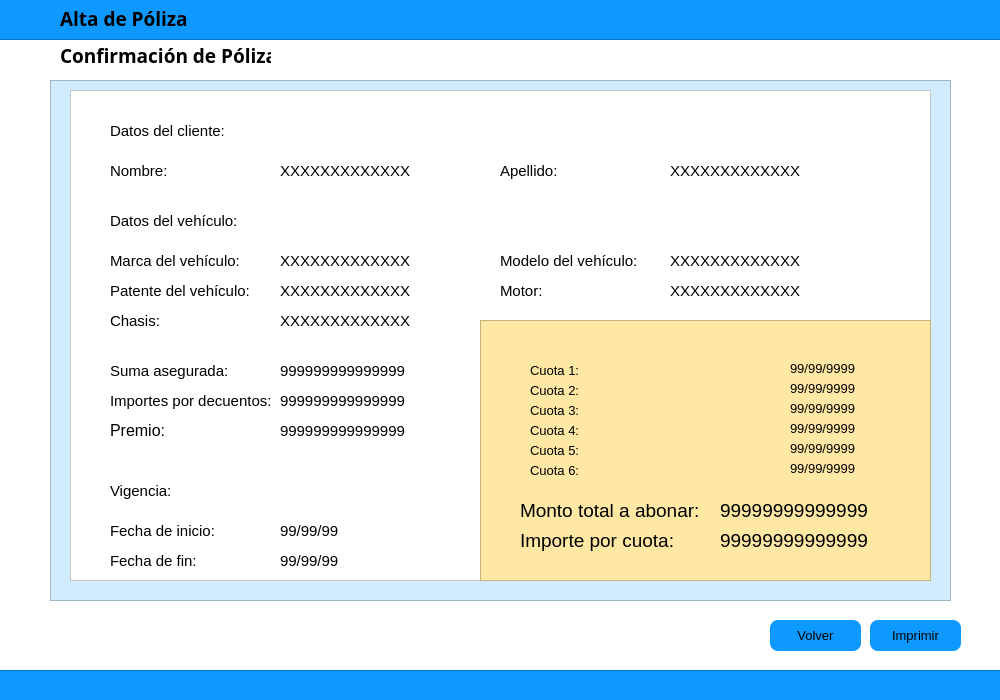
<?xml version="1.0" encoding="UTF-8"?>
<ui version="4.0">
 <class>Dialog</class>
 <widget class="QDialog" name="Dialog">
  <property name="geometry">
   <rect>
    <x>0</x>
    <y>0</y>
    <width>1000</width>
    <height>700</height>
   </rect>
  </property>
  <property name="minimumSize">
   <size>
    <width>1000</width>
    <height>700</height>
   </size>
  </property>
  <property name="maximumSize">
   <size>
    <width>1000</width>
    <height>700</height>
   </size>
  </property>
  <property name="windowTitle">
   <string>Dialog</string>
  </property>
  <property name="styleSheet">
   <string notr="true">background-color: rgb(255, 255, 255);</string>
  </property>
  <widget class="QPushButton" name="btnVolver">
   <property name="geometry">
    <rect>
     <x>770</x>
     <y>620</y>
     <width>91</width>
     <height>31</height>
    </rect>
   </property>
   <property name="font">
    <font>
     <pointsize>10</pointsize>
     <weight>50</weight>
     <bold>false</bold>
    </font>
   </property>
   <property name="cursor">
    <cursorShape>PointingHandCursor</cursorShape>
   </property>
   <property name="styleSheet">
    <string notr="true">background-color: rgb(13, 153, 255);
border-radius: 8px;
</string>
   </property>
   <property name="text">
    <string>Volver</string>
   </property>
  </widget>
  <widget class="QPushButton" name="btnImprimir">
   <property name="geometry">
    <rect>
     <x>870</x>
     <y>620</y>
     <width>91</width>
     <height>31</height>
    </rect>
   </property>
   <property name="font">
    <font>
     <pointsize>10</pointsize>
     <weight>50</weight>
     <bold>false</bold>
    </font>
   </property>
   <property name="cursor">
    <cursorShape>PointingHandCursor</cursorShape>
   </property>
   <property name="styleSheet">
    <string notr="true">background-color: rgb(13, 153, 255);
border-radius: 8px;
</string>
   </property>
   <property name="text">
    <string>Imprimir</string>
   </property>
  </widget>
  <widget class="QFrame" name="frame">
   <property name="geometry">
    <rect>
     <x>50</x>
     <y>80</y>
     <width>901</width>
     <height>521</height>
    </rect>
   </property>
   <property name="styleSheet">
    <string notr="true">background-color: rgb(209, 236, 255);</string>
   </property>
   <property name="frameShape">
    <enum>QFrame::StyledPanel</enum>
   </property>
   <property name="frameShadow">
    <enum>QFrame::Raised</enum>
   </property>
   <widget class="QFrame" name="frame_4">
    <property name="geometry">
     <rect>
      <x>20</x>
      <y>10</y>
      <width>861</width>
      <height>491</height>
     </rect>
    </property>
    <property name="styleSheet">
     <string notr="true">background-color: rgb(255, 255, 255);</string>
    </property>
    <property name="frameShape">
     <enum>QFrame::StyledPanel</enum>
    </property>
    <property name="frameShadow">
     <enum>QFrame::Raised</enum>
    </property>
    <widget class="QLabel" name="label_31">
     <property name="geometry">
      <rect>
       <x>40</x>
       <y>330</y>
       <width>121</width>
       <height>21</height>
      </rect>
     </property>
     <property name="font">
      <font>
       <pointsize>12</pointsize>
      </font>
     </property>
     <property name="text">
      <string>Premio:</string>
     </property>
    </widget>
    <widget class="QFrame" name="frame_2">
     <property name="geometry">
      <rect>
       <x>410</x>
       <y>230</y>
       <width>451</width>
       <height>261</height>
      </rect>
     </property>
     <property name="styleSheet">
      <string notr="true">background-color: rgb(255, 232, 163);</string>
     </property>
     <property name="frameShape">
      <enum>QFrame::StyledPanel</enum>
     </property>
     <property name="frameShadow">
      <enum>QFrame::Raised</enum>
     </property>
     <widget class="QLabel" name="label_2">
      <property name="geometry">
       <rect>
        <x>50</x>
        <y>40</y>
        <width>121</width>
        <height>20</height>
       </rect>
      </property>
      <property name="font">
       <font>
        <pointsize>10</pointsize>
       </font>
      </property>
      <property name="text">
       <string>Cuota 1:</string>
      </property>
     </widget>
     <widget class="QLabel" name="label_3">
      <property name="geometry">
       <rect>
        <x>40</x>
        <y>210</y>
        <width>191</width>
        <height>21</height>
       </rect>
      </property>
      <property name="font">
       <font>
        <pointsize>14</pointsize>
       </font>
      </property>
      <property name="text">
       <string>Importe por cuota:</string>
      </property>
     </widget>
     <widget class="QLabel" name="txtCuota1">
      <property name="geometry">
       <rect>
        <x>310</x>
        <y>40</y>
        <width>101</width>
        <height>16</height>
       </rect>
      </property>
      <property name="font">
       <font>
        <pointsize>10</pointsize>
       </font>
      </property>
      <property name="text">
       <string>99/99/9999</string>
      </property>
     </widget>
     <widget class="QLabel" name="txtImporteCuota">
      <property name="geometry">
       <rect>
        <x>240</x>
        <y>210</y>
        <width>191</width>
        <height>21</height>
       </rect>
      </property>
      <property name="font">
       <font>
        <pointsize>14</pointsize>
       </font>
      </property>
      <property name="text">
       <string>99999999999999</string>
      </property>
     </widget>
     <widget class="QLabel" name="txtMontoAbonar">
      <property name="geometry">
       <rect>
        <x>240</x>
        <y>180</y>
        <width>191</width>
        <height>21</height>
       </rect>
      </property>
      <property name="font">
       <font>
        <pointsize>14</pointsize>
       </font>
      </property>
      <property name="text">
       <string>99999999999999</string>
      </property>
     </widget>
     <widget class="QLabel" name="label_6">
      <property name="geometry">
       <rect>
        <x>40</x>
        <y>180</y>
        <width>191</width>
        <height>21</height>
       </rect>
      </property>
      <property name="font">
       <font>
        <pointsize>14</pointsize>
       </font>
      </property>
      <property name="text">
       <string>Monto total a abonar:</string>
      </property>
     </widget>
     <widget class="QLabel" name="txtCuota2">
      <property name="geometry">
       <rect>
        <x>310</x>
        <y>60</y>
        <width>101</width>
        <height>16</height>
       </rect>
      </property>
      <property name="font">
       <font>
        <pointsize>10</pointsize>
       </font>
      </property>
      <property name="text">
       <string>99/99/9999</string>
      </property>
     </widget>
     <widget class="QLabel" name="label_7">
      <property name="geometry">
       <rect>
        <x>50</x>
        <y>60</y>
        <width>121</width>
        <height>20</height>
       </rect>
      </property>
      <property name="font">
       <font>
        <pointsize>10</pointsize>
       </font>
      </property>
      <property name="text">
       <string>Cuota 2:</string>
      </property>
     </widget>
     <widget class="QLabel" name="txtCuota3">
      <property name="geometry">
       <rect>
        <x>310</x>
        <y>80</y>
        <width>101</width>
        <height>16</height>
       </rect>
      </property>
      <property name="font">
       <font>
        <pointsize>10</pointsize>
       </font>
      </property>
      <property name="text">
       <string>99/99/9999</string>
      </property>
     </widget>
     <widget class="QLabel" name="label_27">
      <property name="geometry">
       <rect>
        <x>50</x>
        <y>80</y>
        <width>121</width>
        <height>20</height>
       </rect>
      </property>
      <property name="font">
       <font>
        <pointsize>10</pointsize>
       </font>
      </property>
      <property name="text">
       <string>Cuota 3:</string>
      </property>
     </widget>
     <widget class="QLabel" name="txtCuota4">
      <property name="geometry">
       <rect>
        <x>310</x>
        <y>100</y>
        <width>101</width>
        <height>16</height>
       </rect>
      </property>
      <property name="font">
       <font>
        <pointsize>10</pointsize>
       </font>
      </property>
      <property name="text">
       <string>99/99/9999</string>
      </property>
     </widget>
     <widget class="QLabel" name="label_35">
      <property name="geometry">
       <rect>
        <x>50</x>
        <y>100</y>
        <width>121</width>
        <height>20</height>
       </rect>
      </property>
      <property name="font">
       <font>
        <pointsize>10</pointsize>
       </font>
      </property>
      <property name="text">
       <string>Cuota 4:</string>
      </property>
     </widget>
     <widget class="QLabel" name="txtCuota5">
      <property name="geometry">
       <rect>
        <x>310</x>
        <y>120</y>
        <width>101</width>
        <height>16</height>
       </rect>
      </property>
      <property name="font">
       <font>
        <pointsize>10</pointsize>
       </font>
      </property>
      <property name="text">
       <string>99/99/9999</string>
      </property>
     </widget>
     <widget class="QLabel" name="label_39">
      <property name="geometry">
       <rect>
        <x>50</x>
        <y>120</y>
        <width>121</width>
        <height>20</height>
       </rect>
      </property>
      <property name="font">
       <font>
        <pointsize>10</pointsize>
       </font>
      </property>
      <property name="text">
       <string>Cuota 5:</string>
      </property>
     </widget>
     <widget class="QLabel" name="txtCuota6">
      <property name="geometry">
       <rect>
        <x>310</x>
        <y>140</y>
        <width>101</width>
        <height>16</height>
       </rect>
      </property>
      <property name="font">
       <font>
        <pointsize>10</pointsize>
       </font>
      </property>
      <property name="text">
       <string>99/99/9999</string>
      </property>
     </widget>
     <widget class="QLabel" name="label_46">
      <property name="geometry">
       <rect>
        <x>50</x>
        <y>140</y>
        <width>121</width>
        <height>20</height>
       </rect>
      </property>
      <property name="font">
       <font>
        <pointsize>10</pointsize>
       </font>
      </property>
      <property name="text">
       <string>Cuota 6:</string>
      </property>
     </widget>
    </widget>
    <widget class="QLabel" name="txtNombre">
     <property name="geometry">
      <rect>
       <x>210</x>
       <y>70</y>
       <width>141</width>
       <height>21</height>
      </rect>
     </property>
     <property name="font">
      <font>
       <pointsize>11</pointsize>
      </font>
     </property>
     <property name="text">
      <string>XXXXXXXXXXXXX</string>
     </property>
    </widget>
    <widget class="QLabel" name="label_8">
     <property name="geometry">
      <rect>
       <x>40</x>
       <y>30</y>
       <width>141</width>
       <height>21</height>
      </rect>
     </property>
     <property name="font">
      <font>
       <pointsize>11</pointsize>
      </font>
     </property>
     <property name="text">
      <string>Datos del cliente:</string>
     </property>
    </widget>
    <widget class="QLabel" name="label_9">
     <property name="geometry">
      <rect>
       <x>40</x>
       <y>70</y>
       <width>141</width>
       <height>21</height>
      </rect>
     </property>
     <property name="font">
      <font>
       <pointsize>11</pointsize>
      </font>
     </property>
     <property name="text">
      <string>Nombre:</string>
     </property>
    </widget>
    <widget class="QLabel" name="txtApellido">
     <property name="geometry">
      <rect>
       <x>600</x>
       <y>70</y>
       <width>141</width>
       <height>21</height>
      </rect>
     </property>
     <property name="font">
      <font>
       <pointsize>11</pointsize>
      </font>
     </property>
     <property name="text">
      <string>XXXXXXXXXXXXX</string>
     </property>
    </widget>
    <widget class="QLabel" name="label_10">
     <property name="geometry">
      <rect>
       <x>430</x>
       <y>70</y>
       <width>141</width>
       <height>21</height>
      </rect>
     </property>
     <property name="font">
      <font>
       <pointsize>11</pointsize>
      </font>
     </property>
     <property name="text">
      <string>Apellido:</string>
     </property>
    </widget>
    <widget class="QLabel" name="txtMarcaVehiculo">
     <property name="geometry">
      <rect>
       <x>210</x>
       <y>160</y>
       <width>141</width>
       <height>21</height>
      </rect>
     </property>
     <property name="font">
      <font>
       <pointsize>11</pointsize>
      </font>
     </property>
     <property name="text">
      <string>XXXXXXXXXXXXX</string>
     </property>
    </widget>
    <widget class="QLabel" name="label_11">
     <property name="geometry">
      <rect>
       <x>40</x>
       <y>160</y>
       <width>141</width>
       <height>21</height>
      </rect>
     </property>
     <property name="font">
      <font>
       <pointsize>11</pointsize>
      </font>
     </property>
     <property name="text">
      <string>Marca del vehículo:</string>
     </property>
    </widget>
    <widget class="QLabel" name="label_12">
     <property name="geometry">
      <rect>
       <x>40</x>
       <y>120</y>
       <width>141</width>
       <height>21</height>
      </rect>
     </property>
     <property name="font">
      <font>
       <pointsize>11</pointsize>
      </font>
     </property>
     <property name="text">
      <string>Datos del vehículo:</string>
     </property>
    </widget>
    <widget class="QLabel" name="label_13">
     <property name="geometry">
      <rect>
       <x>40</x>
       <y>190</y>
       <width>141</width>
       <height>21</height>
      </rect>
     </property>
     <property name="font">
      <font>
       <pointsize>11</pointsize>
      </font>
     </property>
     <property name="text">
      <string>Patente del vehículo:</string>
     </property>
    </widget>
    <widget class="QLabel" name="txtPatente">
     <property name="geometry">
      <rect>
       <x>210</x>
       <y>190</y>
       <width>141</width>
       <height>21</height>
      </rect>
     </property>
     <property name="font">
      <font>
       <pointsize>11</pointsize>
      </font>
     </property>
     <property name="text">
      <string>XXXXXXXXXXXXX</string>
     </property>
    </widget>
    <widget class="QLabel" name="label_14">
     <property name="geometry">
      <rect>
       <x>40</x>
       <y>220</y>
       <width>141</width>
       <height>21</height>
      </rect>
     </property>
     <property name="font">
      <font>
       <pointsize>11</pointsize>
      </font>
     </property>
     <property name="text">
      <string>Chasis:</string>
     </property>
    </widget>
    <widget class="QLabel" name="txtChasis">
     <property name="geometry">
      <rect>
       <x>210</x>
       <y>220</y>
       <width>141</width>
       <height>21</height>
      </rect>
     </property>
     <property name="font">
      <font>
       <pointsize>11</pointsize>
      </font>
     </property>
     <property name="text">
      <string>XXXXXXXXXXXXX</string>
     </property>
    </widget>
    <widget class="QLabel" name="label_15">
     <property name="geometry">
      <rect>
       <x>40</x>
       <y>270</y>
       <width>141</width>
       <height>21</height>
      </rect>
     </property>
     <property name="font">
      <font>
       <pointsize>11</pointsize>
      </font>
     </property>
     <property name="text">
      <string>Suma asegurada:</string>
     </property>
    </widget>
    <widget class="QLabel" name="label_16">
     <property name="geometry">
      <rect>
       <x>40</x>
       <y>300</y>
       <width>161</width>
       <height>21</height>
      </rect>
     </property>
     <property name="font">
      <font>
       <pointsize>11</pointsize>
      </font>
     </property>
     <property name="text">
      <string>Importes por decuentos:</string>
     </property>
    </widget>
    <widget class="QLabel" name="txtFechaInicio">
     <property name="geometry">
      <rect>
       <x>210</x>
       <y>430</y>
       <width>141</width>
       <height>21</height>
      </rect>
     </property>
     <property name="font">
      <font>
       <pointsize>11</pointsize>
      </font>
     </property>
     <property name="text">
      <string>99/99/99</string>
     </property>
    </widget>
    <widget class="QLabel" name="label_20">
     <property name="geometry">
      <rect>
       <x>40</x>
       <y>390</y>
       <width>141</width>
       <height>21</height>
      </rect>
     </property>
     <property name="font">
      <font>
       <pointsize>11</pointsize>
      </font>
     </property>
     <property name="text">
      <string>Vigencia:</string>
     </property>
    </widget>
    <widget class="QLabel" name="label_19">
     <property name="geometry">
      <rect>
       <x>40</x>
       <y>430</y>
       <width>141</width>
       <height>21</height>
      </rect>
     </property>
     <property name="font">
      <font>
       <pointsize>11</pointsize>
      </font>
     </property>
     <property name="text">
      <string>Fecha de inicio:</string>
     </property>
    </widget>
    <widget class="QLabel" name="txtFechaFin">
     <property name="geometry">
      <rect>
       <x>210</x>
       <y>460</y>
       <width>141</width>
       <height>21</height>
      </rect>
     </property>
     <property name="font">
      <font>
       <pointsize>11</pointsize>
      </font>
     </property>
     <property name="text">
      <string>99/99/99</string>
     </property>
    </widget>
    <widget class="QLabel" name="label_22">
     <property name="geometry">
      <rect>
       <x>40</x>
       <y>460</y>
       <width>141</width>
       <height>21</height>
      </rect>
     </property>
     <property name="font">
      <font>
       <pointsize>11</pointsize>
      </font>
     </property>
     <property name="text">
      <string>Fecha de fin:</string>
     </property>
    </widget>
    <widget class="QLabel" name="label_23">
     <property name="geometry">
      <rect>
       <x>430</x>
       <y>160</y>
       <width>141</width>
       <height>21</height>
      </rect>
     </property>
     <property name="font">
      <font>
       <pointsize>11</pointsize>
      </font>
     </property>
     <property name="text">
      <string>Modelo del vehículo:</string>
     </property>
    </widget>
    <widget class="QLabel" name="label_24">
     <property name="geometry">
      <rect>
       <x>430</x>
       <y>190</y>
       <width>141</width>
       <height>21</height>
      </rect>
     </property>
     <property name="font">
      <font>
       <pointsize>11</pointsize>
      </font>
     </property>
     <property name="text">
      <string>Motor:</string>
     </property>
    </widget>
    <widget class="QLabel" name="txtModeloVehiculo">
     <property name="geometry">
      <rect>
       <x>600</x>
       <y>160</y>
       <width>141</width>
       <height>21</height>
      </rect>
     </property>
     <property name="font">
      <font>
       <pointsize>11</pointsize>
      </font>
     </property>
     <property name="text">
      <string>XXXXXXXXXXXXX</string>
     </property>
    </widget>
    <widget class="QLabel" name="txtPremio">
     <property name="geometry">
      <rect>
       <x>210</x>
       <y>330</y>
       <width>141</width>
       <height>21</height>
      </rect>
     </property>
     <property name="font">
      <font>
       <pointsize>11</pointsize>
      </font>
     </property>
     <property name="text">
      <string>999999999999999</string>
     </property>
    </widget>
    <widget class="QLabel" name="txtMotor">
     <property name="geometry">
      <rect>
       <x>600</x>
       <y>190</y>
       <width>141</width>
       <height>21</height>
      </rect>
     </property>
     <property name="font">
      <font>
       <pointsize>11</pointsize>
      </font>
     </property>
     <property name="text">
      <string>XXXXXXXXXXXXX</string>
     </property>
    </widget>
    <widget class="QLabel" name="txtSumaAsegurada">
     <property name="geometry">
      <rect>
       <x>210</x>
       <y>270</y>
       <width>141</width>
       <height>21</height>
      </rect>
     </property>
     <property name="font">
      <font>
       <pointsize>11</pointsize>
      </font>
     </property>
     <property name="text">
      <string>999999999999999</string>
     </property>
    </widget>
    <widget class="QLabel" name="txtImportesPorDescuentos">
     <property name="geometry">
      <rect>
       <x>210</x>
       <y>300</y>
       <width>141</width>
       <height>21</height>
      </rect>
     </property>
     <property name="font">
      <font>
       <pointsize>11</pointsize>
      </font>
     </property>
     <property name="text">
      <string>999999999999999</string>
     </property>
    </widget>
   </widget>
  </widget>
  <widget class="QFrame" name="frame_7">
   <property name="geometry">
    <rect>
     <x>-20</x>
     <y>-40</y>
     <width>1031</width>
     <height>80</height>
    </rect>
   </property>
   <property name="styleSheet">
    <string notr="true">background-color: rgb(13, 153, 255);</string>
   </property>
   <property name="frameShape">
    <enum>QFrame::StyledPanel</enum>
   </property>
   <property name="frameShadow">
    <enum>QFrame::Raised</enum>
   </property>
   <widget class="QLabel" name="label_17">
    <property name="geometry">
     <rect>
      <x>80</x>
      <y>50</y>
      <width>131</width>
      <height>16</height>
     </rect>
    </property>
    <property name="font">
     <font>
      <family>Segoe UI Semibold</family>
      <pointsize>14</pointsize>
      <weight>75</weight>
      <bold>true</bold>
     </font>
    </property>
    <property name="text">
     <string>Alta de Póliza</string>
    </property>
   </widget>
  </widget>
  <widget class="QFrame" name="frame_3">
   <property name="geometry">
    <rect>
     <x>-20</x>
     <y>670</y>
     <width>1031</width>
     <height>80</height>
    </rect>
   </property>
   <property name="styleSheet">
    <string notr="true">background-color: rgb(13, 153, 255);</string>
   </property>
   <property name="frameShape">
    <enum>QFrame::StyledPanel</enum>
   </property>
   <property name="frameShadow">
    <enum>QFrame::Raised</enum>
   </property>
  </widget>
  <widget class="QLabel" name="label_18">
   <property name="geometry">
    <rect>
     <x>60</x>
     <y>40</y>
     <width>211</width>
     <height>31</height>
    </rect>
   </property>
   <property name="font">
    <font>
     <family>Segoe UI Semibold</family>
     <pointsize>14</pointsize>
     <weight>75</weight>
     <bold>true</bold>
    </font>
   </property>
   <property name="text">
    <string>Confirmación de Póliza</string>
   </property>
  </widget>
 </widget>
 <resources/>
 <connections/>
</ui>
